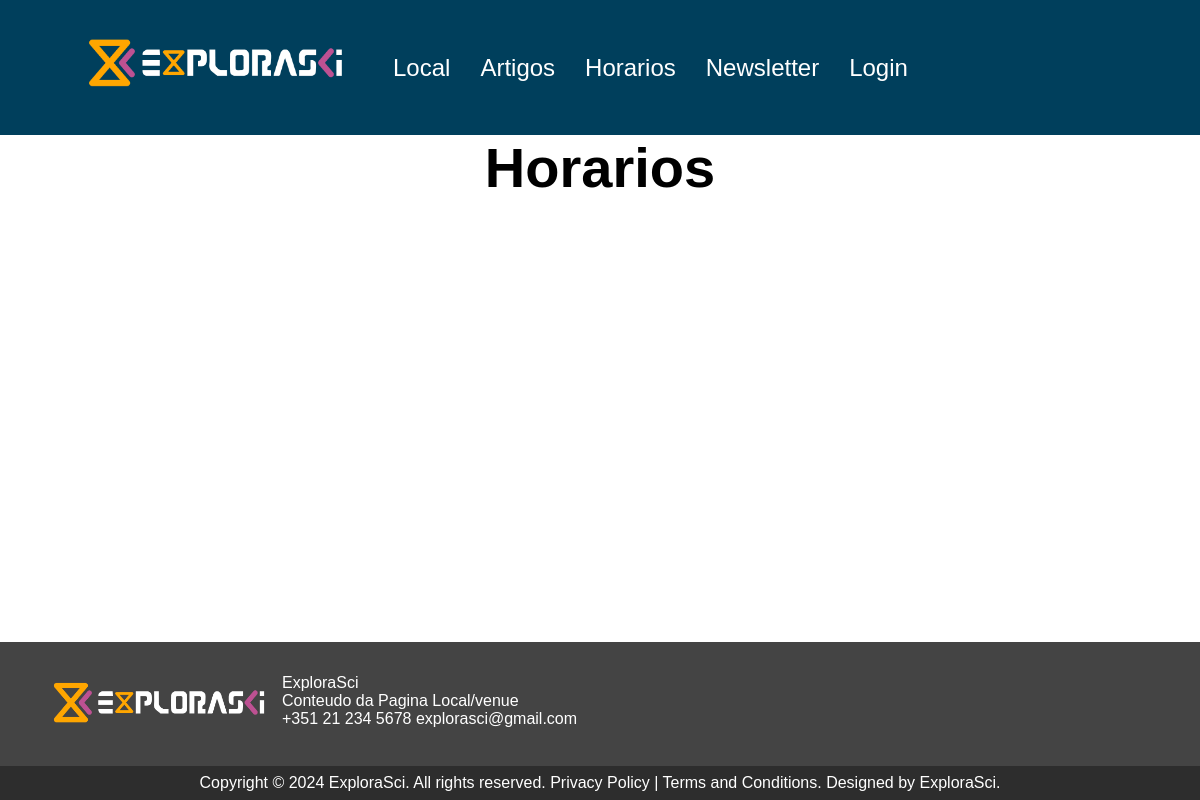
The page /horarios.php on the database as committed earlier.
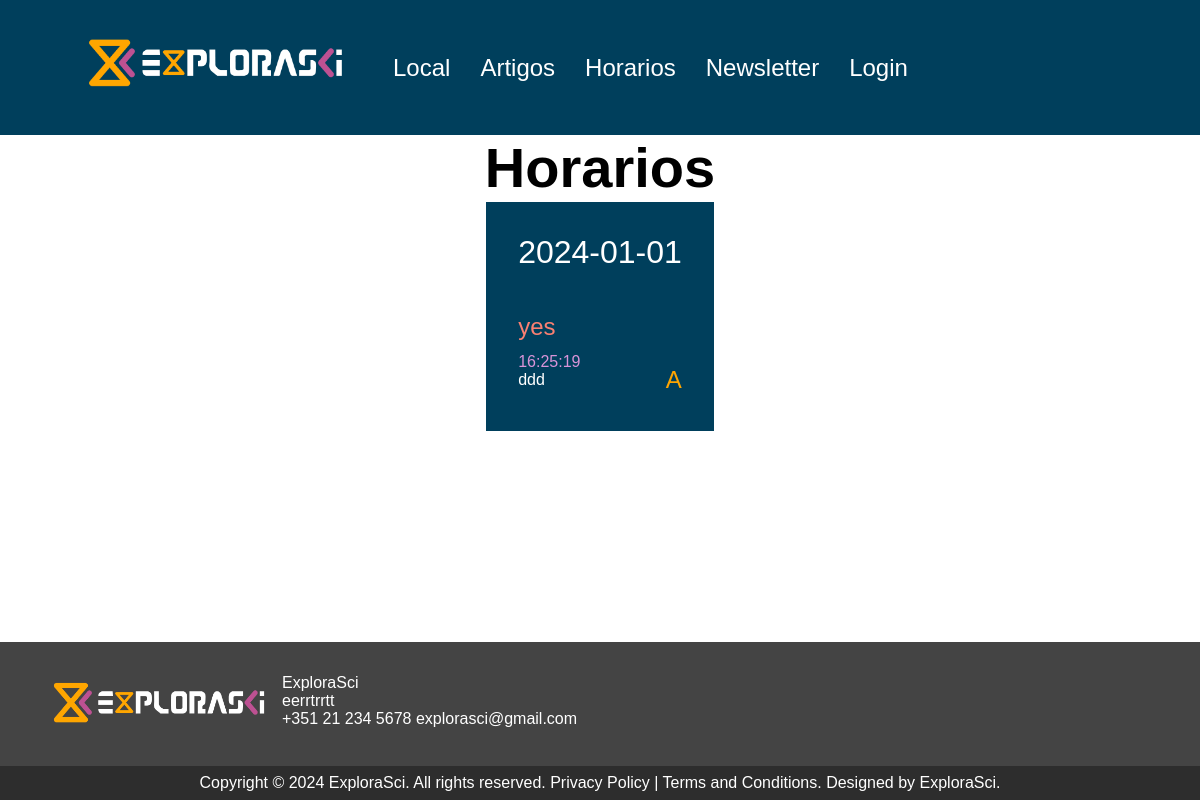
The same page on the database as committed later.
### tables this page shows
CREATE TABLE `conteudo` (
  `id` int(11) NOT NULL,
  `titulo` varchar(100) NOT NULL,
  `texto` varchar(5000) NOT NULL
);

CREATE TABLE `horario` (
  `id` int(11) NOT NULL,
  `idArtigo` int(11) NOT NULL,
  `idTrack` int(11) NOT NULL,
  `sala` varchar(1) NOT NULL,
  `data` date NOT NULL,
  `hora` time NOT NULL
);

CREATE TABLE `artigo` (
  `id` int(11) NOT NULL,
  `titulo` varchar(200) NOT NULL,
  `autores` varchar(200) NOT NULL,
  `descricao` varchar(2000) NOT NULL
);

### content_fetch.php (called while the page is built)
<?php
function getContentById($id, $db) {
    $sql = "SELECT texto FROM conteudo WHERE id = $id";
    $result = $db->query($sql);
    if ($result) {
        $row = $result->fetch_assoc();
        return $row["texto"];
    } else {
        return 'Error fetching text from the database.';
    }
}
?>

### horarios.php (the view)
<?php
include "inc/top.inc.php";
include("content_fetch.php");
?>
<main>
    <div>
   <center> <h1>Horarios</h1></center>
    <div class='horario-container'>
    <?php
        include("inc/config.inc.php");
        $sql = "SELECT horario.id, track.nome AS track_name, artigo.titulo AS artigo_name, artigo.autores AS artigo_autor, horario.sala, horario.hora, horario.`data` FROM horario
            INNER JOIN artigo ON horario.idArtigo = artigo.id
            INNER JOIN track ON horario.idTrack = track.id";
        $result = $db->query($sql);
        $organizedData = array();
        if ($result->num_rows > 0) {
            while ($row = $result->fetch_assoc()) {
                $currentDate = $row["data"];
                $organizedData[$currentDate][$row["track_name"]][] = array(
                    "hora" => $row["hora"],
                    "artigo_name" => $row["artigo_name"],
                    "sala" => $row["sala"]
                );
            }
            foreach ($organizedData as $date => $tracks) {
                echo "<div class='date-container'>
                <span class='horario-date'>$date</span>";
                foreach ($tracks as $trackName => $articles) {
                    echo "<span class='horario-track'>$trackName</span>";
                    foreach ($articles as $article) {
                        echo"<div class='date-article-container'>";
                        echo "<span class='horario-hora'>" . $article["hora"] . "</span><br>";
                        echo "<span class='horario-art'>" . $article["artigo_name"] . "</span>";
                        echo "<span class='horario-sala'>" . $article["sala"] . "</span>";
                        echo "</div>";
                    }
                }
                echo "</div>";
            }
        } else {
            echo "<p>No articles found.</p>";
        }
    ?>
    </div>
    </div>
</main>
<?php
include "inc/bot.inc.php";
?>

### inc/bot.inc.php (shortened to what this page needs)
<footer>
    <div class="footer-info">
        <img src="./images/ExploraSci.png" alt="logo" width="250px" height="60">
        <span>ExploraSci <br>
        <?php
                $contentId = 2;
                $contentText = getContentById($contentId, $db);
                echo $contentText ;
                ?><br>
        +351 21 234 5678 explorasci@gmail.com</span>
    </div>
    <div class="copyright">
        <span>Copyright &copy 2024 ExploraSci. All rights reserved. Privacy Policy | Terms and Conditions. Designed by ExploraSci. </span>
    </div>
</footer>
</body>
</html>

Rows that differ between the two databases and show on the page:
added horario: hora "16:25:19", idArtigo.titulo "ddd", sala "A"
changed conteudo: texto "Conteudo da Pagina Local/venue" → "eerrtrrtt"
Other text that changed with them:
new list line: "2024-01-01 yes"
